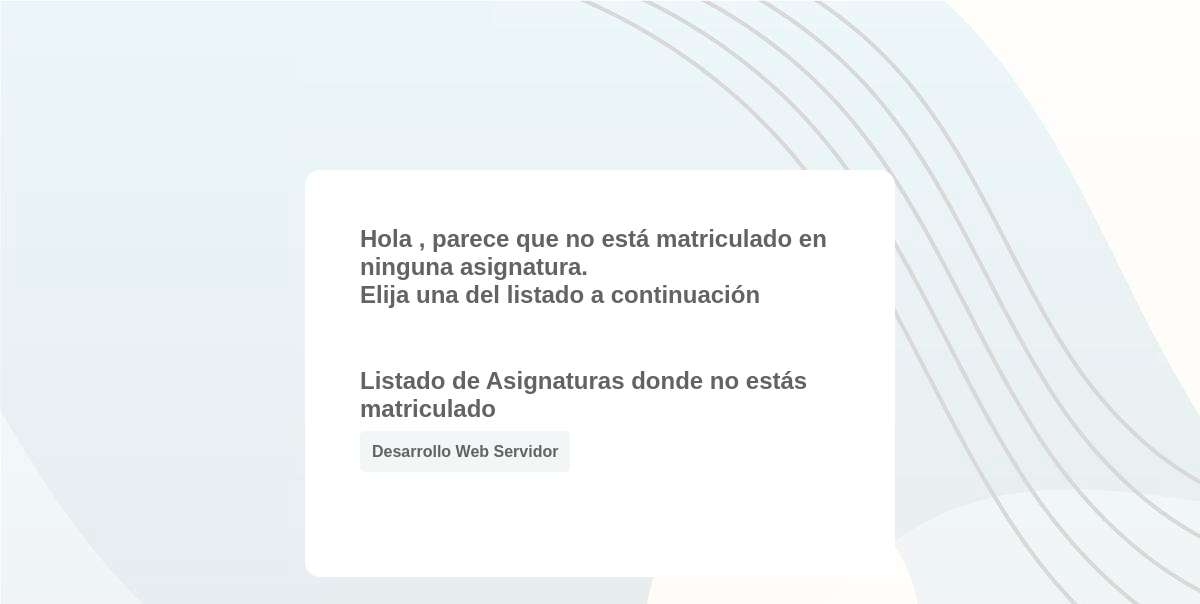
/web/asignaturas.php, run on an earlier commit of the app's database.
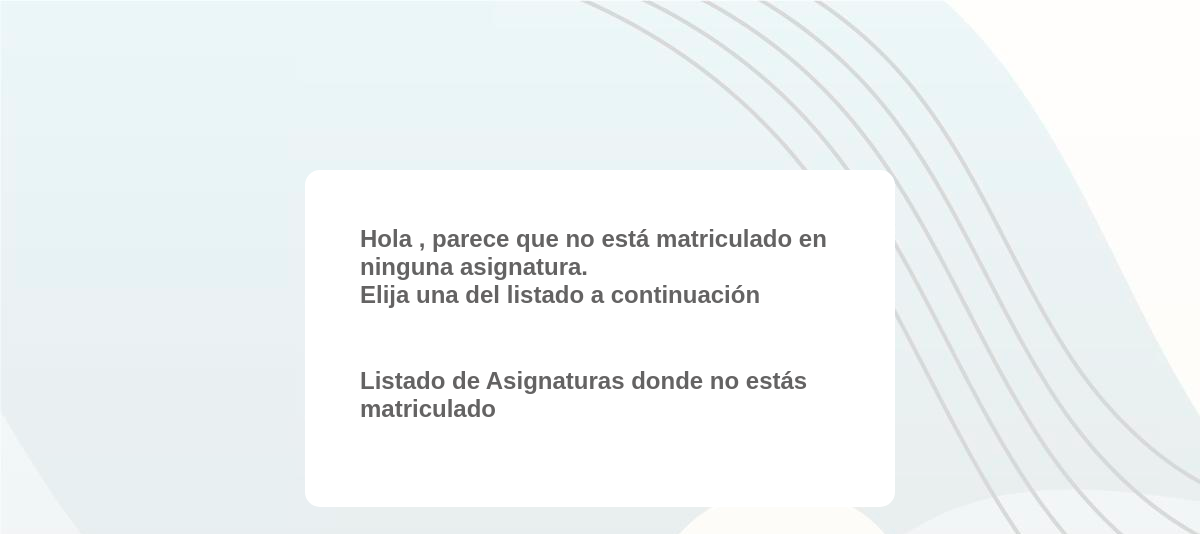
And on a later commit of the database.
### tables this page shows
CREATE TABLE `asignaturas` (
  `id` int(10) NOT NULL,
  `nombre` varchar(255) NOT NULL,
  `usuario` varchar(7) NOT NULL
);

### procesos/dbcon.php (the view, shortened to what this page needs)
<?php
function conexionBD() {
    $host="127.0.0.1";
    $usuario="root";
    $pass="";
    $nom_db = "aulavirtual";
    $conexion = mysqli_connect($host, $usuario, $pass);
    mysqli_select_db($conexion, $nom_db);
    if(!$conexion){
        echo "<script>console.log('Fallo en la conexión');</script>";;
    }
    else {
        return $conexion;
    }
}
function comprobarAsigAlum($usuario) {
    $conexion = conexionBD();
    $sql = "SELECT id_alumno
            FROM matricula
            WHERE id_alumno = '$usuario';";
    $result = mysqli_query($conexion, $sql);
        if (mysqli_num_rows($result) >= 1) {
            return 1;
        }
        else {
            return 0;
        }
}
function listadoAsignaturas() {
    $conexion = conexionBD();
    $alumno = $_SESSION['usuario'];
    $sql = "SELECT asignaturas.id, asignaturas.nombre
        FROM asignaturas
        LEFT JOIN matricula ON asignaturas.id = matricula.id_asig
        WHERE matricula.id_alumno != '$alumno' OR matricula.id_alumno IS NULL;";
    $result = mysqli_query($conexion, $sql);
    echo "<h2> Listado de Asignaturas donde no estás matriculado </h2>";
    $lineaDeBotones = '<p>';
    while ($row = mysqli_fetch_assoc($result)) {
        $url = 'asignaturas.php?asignatura=' . $row['id'];
        $lineaDeBotones .= '<a href="' . $url . '">' . $row['nombre'] . '</a><br><br><br>';
    }
    $lineaDeBotones .= '</p><br>';
    echo $lineaDeBotones;
}
?>

### web/asignaturas.php (shortened to what this page needs)
<?php
    require '../procesos/dbcon.php';
?>
<html>
    <head>
    <link rel="stylesheet" href="../css/estilos.css?v=1.0">
    </head>
    <body>
        <div class="container">
            <div class="examens">
            <?php
                if($_SESSION['tipo'] == 'profesor') {
                    if(isset($_GET['matricula'])) {
                        $_SESSION['matricula'] = $_GET['matricula'];
                        listadoMatricula($_GET['matricula']);
                        echo '<br><br><br>
                            <h2> Herramienta de creación del examen </h2>';
                        echo'<form action="examenes.php" method="POST">
                            <label id="campos"> Título del Examen </label>
                            <input type="text" name="Examen" placeholder="Trimestral 1" required><br><br>
                            <input type="submit" value="Comenzar">
                            <a href="../web/asignaturas.php"> Volver </a>';
                    }
                    else{
                        $comprobante = comprobarAsig($_SESSION['usuario']);
                        if($comprobante == 0) {
                            echo '<H2> Hola ' . $_SESSION["usuario"] . ', parece que no imparte ninguna asignatura aún </H2> <br>
                            <form action="#" method="POST">
                            <label id="campos"> Nombre de la asignatura </label>
                            <input type="text" name="Asignatura" placeholder="Asignatura" required><br><br>
                            <input type="submit" value="Comenzar">
                            <a href="../index.php"> Volver </a>
                            </form>';
                            if (isset($_POST['Asignatura'])) {
                                crearAsignatura($_POST['Asignatura']);
                            }
                            else {
                            }
                        }
                        else {
                            echo listadoAsignaturasP() .'
                            <H2> ¿Quieres impartir otra asignatura más? </H2>
                            <form action="#" method="POST">
                            <label id="campos"> Nombre de la asignatura </label>
                            <input type="text" name="Asignatura" placeholder="Asignatura" required><br><br>
                            <input type="submit" value="Comenzar">
                            <a href="../index.php"> Volver </a>
                            </form>';
                            if (isset($_POST['Asignatura'])) {
                                crearAsignatura($_POST['Asignatura']);
                            }
                            else {
                            }
                        }
                    }
                }
                else {
                    if(isset($_GET['matricula'])) {
                        listadoMatricula($_GET['matricula']);
                        echo '<h2> Examenes de esta asignatura </h2>';
                        listadoExamenes($_GET['matricula']);
                        echo '<br><br><div align="right" ><a href="../index.php"> Volver </a></div>';
                    }
                    else{
                    $comprobante = comprobarAsigAlum($_SESSION['usuario']);
                    if($comprobante == 0) {
                        echo "<H2> Hola " . $_SESSION['usuario'] . ", parece que no está matriculado en ninguna asignatura.
                        <br>Elija una del listado a continuación </H2> <br>
                        <form action='' method='POST'>";
                        echo listadoAsignaturas();
                    }
                    else {
                        echo "<H2> Hola, " . $_SESSION['usuario'] . ", estas son las asignaturas en las que está matriculado </H2>";
                        listadoAsignaturasA();
                        echo listadoAsignaturas();
                        echo '<br><br><div align="right" ><a href="../index.php"> Volver </a></div>';
                    }
                }
            }
                ?>
                </div>
        </div>
    </body>
</html>

### css/estilos.css (style rules this page uses)
body { background-color: hsl(240, 100%, 100%); font-family: Arial, Helvetica, sans-serif; background-image: url("../imagenes/4853433.jpg"); background-attachment:fixed; }
H2 { color: #646363; }
.container { display:flex; justify-content: center; margin-top: 170px; box-sizing:border-box; }
.examens { background-color: rgb(255, 255, 255); border-radius: 15px; padding-top: 35px; padding-right: 50px; padding-left: 55px; padding-bottom: 30px; width: 590px; border: 2px hidden #f1f2f4; box-sizing: border-box; word-wrap: break-word }
a { text-decoration: none; border-radius: 5px; background-color: #f2f6f7; border: 2px hidden #9db4f0; padding: 0.75em; height: 30px; color:#646363; }
.botones a, a { font-weight: bold; margin-right: 10px; margin-bottom: 10px; max-width: calc(50% - 10px); box-sizing: border-box; }
.botones p, a { margin-top: 25px; }

What changed in the data, as far as the page shows it:
removed asignaturas: nombre "Desarrollo Web Servidor"
